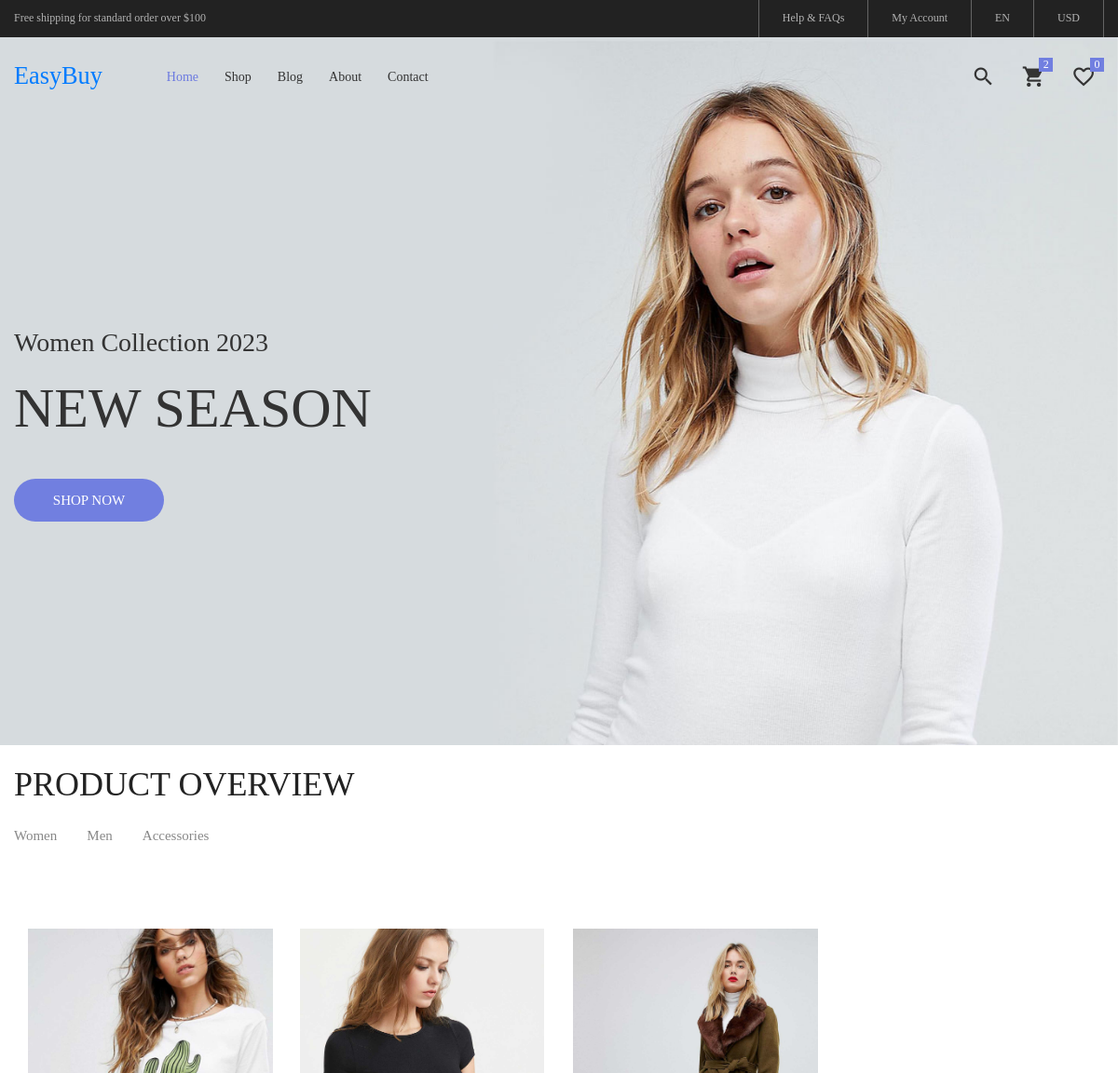
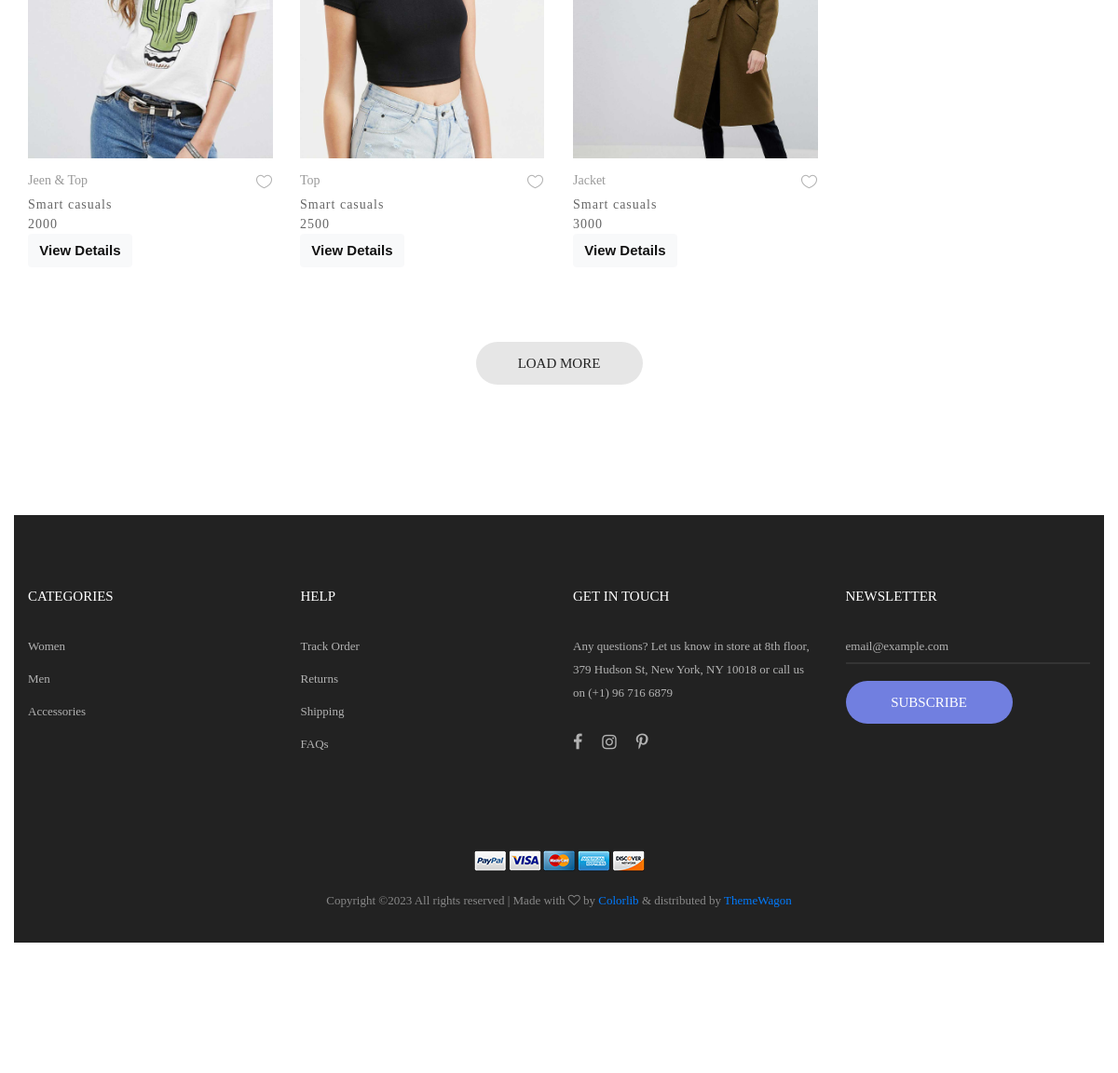
The app's page /displaycategory/Women/ with its own data (2 pictures, top to bottom).
### APP1/models.py (models this page shows)
class productdatabase(models.Model):
    CategoryName = models.CharField(max_length=50, null=True, blank=True)
    ProductName = models.CharField(max_length=50, null=True, blank=True)
    Price = models.IntegerField(null=True, blank=True)
    Description = models.CharField(max_length=500, null=True, blank=True)
    Image = models.ImageField(upload_to="profile")

### APP2/views.py (the view)
# urls.py: path('displaycategory/' ,views.displaycategory ,name='displaycategory'),
def displaycategory(request,itemCatg):
    data=categorydb.objects.all()
    da=cartdb.objects.all()
    print("===itemCatg===",itemCatg)
    catg=itemCatg.upper()
    products=productdatabase.objects.filter(CategoryName=itemCatg)
    context = {
        'products':products,
        'catg':catg,
        'data':data,
        'da':da
    }
    return render(request,'Categorydisplay.html',context)

### APP2/templates/Categorydisplay.html (shortened to what this page needs)
<!DOCTYPE html>
{% load static %}
<html lang="en">
<head>
	<link rel="stylesheet" type="text/css" href="{% static 'assets/vendor/bootstrap/css/bootstrap.min.css' %}">
	<link rel="stylesheet" type="text/css" href="{% static 'assets/fonts/font-awesome-4.7.0/css/font-awesome.min.css' %}">
	<link rel="stylesheet" type="text/css" href="{% static 'assets/fonts/iconic/css/material-design-iconic-font.min.css' %}">
	<link rel="stylesheet" type="text/css" href="{% static 'assets/fonts/linearicons-v1.0.0/icon-font.min.css' %}">
	<link rel="stylesheet" type="text/css" href="{% static 'assets/vendor/animate/animate.css' %}">
	<link rel="stylesheet" type="text/css" href="{% static 'assets/vendor/css-hamburgers/hamburgers.min.css' %}">
	<link rel="stylesheet" type="text/css" href="{% static 'assets/vendor/animsition/css/animsition.min.css' %}">
	<link rel="stylesheet" type="text/css" href="{% static 'assets/vendor/select2/select2.min.css' %}">
	<link rel="stylesheet" type="text/css" href="{% static 'assets/vendor/daterangepicker/daterangepicker.css' %}">
	<link rel="stylesheet" type="text/css" href="{% static 'assets/vendor/slick/slick.css' %}">
	<link rel="stylesheet" type="text/css" href="{% static 'assets/vendor/MagnificPopup/magnific-popup.css' %}">
	<link rel="stylesheet" type="text/css" href="{% static 'assets/vendor/perfect-scrollbar/perfect-scrollbar.css' %}">
	<link rel="stylesheet" type="text/css" href="{% static 'assets/css/util.css' %}">
	<link rel="stylesheet" type="text/css" href="{% static 'assets/css/main.css' %}">
</head>
<body class="animsition">
	<header>
		<div class="container-menu-desktop">
			<div class="top-bar">
				<div class="content-topbar flex-sb-m h-full container">
					<div class="left-top-bar">
						Free shipping for standard order over $100
					</div>
					<div class="right-top-bar flex-w h-full">
						<a href="#" class="flex-c-m trans-04 p-lr-25">
							Help & FAQs
						</a>
						<a href="#" class="flex-c-m trans-04 p-lr-25">
							My Account
						</a>
						<a href="#" class="flex-c-m trans-04 p-lr-25">
							EN
						</a>
						<a href="#" class="flex-c-m trans-04 p-lr-25">
							USD
						</a>
					</div>
				</div>
			</div>
			<div class="wrap-menu-desktop">
				<nav class="limiter-menu-desktop container">
					<a href="#" class="logo">
						<h3   style="font-family: cursive;">EasyBuy</h3>
					</a>
					<div class="menu-desktop">
						<ul class="main-menu">
							<li class="active-menu">
								<a href=" {% url 'Homepage' %}">Home</a>
							</li>
							<li>
								<a href="{% url 'Productdetails' %}">Shop</a>
							</li>
							<li>
								<a href="{% url 'Blogpage' %}">Blog</a>
							</li>
							<li>
								<a href="{% url 'Aboutpage' %}">About</a>
							</li>
							<li>
								<a href="{% url 'Contactpage' %}">Contact</a>
							</li>
						</ul>
					</div>
					<div class="wrap-icon-header flex-w flex-r-m">
						<div class="icon-header-item cl2 hov-cl1 trans-04 p-l-22 p-r-11 js-show-modal-search">
							<i class="zmdi zmdi-search"></i>
						</div>
						<div class="icon-header-item cl2 hov-cl1 trans-04 p-l-22 p-r-11 icon-header-noti js-show-cart" data-notify="2">
							<i class="zmdi zmdi-shopping-cart"></i>
						</div>
						<a href="#" class="dis-block icon-header-item cl2 hov-cl1 trans-04 p-l-22 p-r-11 icon-header-noti" data-notify="0">
							<i class="zmdi zmdi-favorite-outline"></i>
						</a>
					</div>
				</nav>
			</div>
		</div>
	</header>
	<section class="section-slide">
		<div class="wrap-slick1">
			<div class="slick1">
				<div class="item-slick1" style="background-image: url({% static 'assets/images/slide-01.jpg' %});">
					<div class="container h-full">
						<div class="flex-col-l-m h-full p-t-100 p-b-30 respon5">
							<div class="layer-slick1 animated visible-false" data-appear="fadeInDown" data-delay="0">
								<span class="ltext-101 cl2 respon2">
									Women Collection 2023
								</span>
							</div>
							<div class="layer-slick1 animated visible-false" data-appear="fadeInUp" data-delay="800">
								<h2 class="ltext-201 cl2 p-t-19 p-b-43 respon1">
									NEW SEASON
								</h2>
							</div>
							<div class="layer-slick1 animated visible-false" data-appear="zoomIn" data-delay="1600">
								<a href="{% url 'Productdetails' %}" class="flex-c-m stext-101 cl0 size-101 bg1 bor1 hov-btn1 p-lr-15 trans-04">
									Shop Now
								</a>
							</div>
						</div>
					</div>
				</div>
			</div>
		</div>
	</section>
	<section class="bg0 p-t-23 p-b-140">
		<div class="container">
			<div class="p-b-10">
				<h3 class="ltext-103 cl5">
					Product Overview
				</h3>
			</div>
			<div class="flex-w flex-sb-m p-b-52">
				<div class="flex-w flex-l-m filter-tope-group m-tb-10">
					<button class="stext-106 cl6 hov1 bor3 trans-04 m-r-32 m-tb-5" data-filter=".women">
						Women
					</button>
					<button class="stext-106 cl6 hov1 bor3 trans-04 m-r-32 m-tb-5" data-filter=".men">
						Men
					</button>
					<button class="stext-106 cl6 hov1 bor3 trans-04 m-r-32 m-tb-5" data-filter=".bag">
						Accessories
					</button>
				</div>
			</div>
<div class="bg0 m-t-23 p-b-140">
		<div class="container">
			<div class="row isotope-grid" style="position: relative; height: 1721.6px;">
					{% for i in products %}
				<div class="col-sm-6 col-md-4 col-lg-3 p-b-35 isotope-item women " >
					<div class="block2">
						<div class="block2-pic hov-img0">
							<img src="{{i.Image.url}}" alt="IMG-PRODUCT">
						</div>
						<div class="block2-txt flex-w flex-t p-t-14">
							<div class="block2-txt-child1 flex-col-l ">
								<a href="product-detail.html" class="stext-104 cl4 hov-cl1 trans-04 js-name-b2 p-b-6">
									{{i.ProductName}}
								</a>
								<span class="stext-105 cl3">
									{{i.Description}}
								</span>
								<span class="stext-105 cl3">
									{{i.Price}}
								</span>
								<form method="post" action="{% url 'displayproduct' dataid=i.id %}" enctype="multipart/form-data">
									<button type="submit"  class="btn btn-light"><b>View Details</b></button>
								</form>
							</div>
							<div class="block2-txt-child2 flex-r p-t-3">
								<a href="#" class="btn-addwish-b2 dis-block pos-relative js-addwish-b2">
									<img class="icon-heart1 dis-block trans-04" src="{% static 'assets/images/icons/icon-heart-01.png' %}" alt="ICON">
								</a>
							</div>
						</div>
					</div>
				</div>
				{% endfor %}
			</div>
			<div class="flex-c-m flex-w w-full p-t-45">
				<a href="#" class="flex-c-m stext-101 cl5 size-103 bg2 bor1 hov-btn1 p-lr-15 trans-04">
					Load More
				</a>
			</div>
		</div>
	</div>
	<footer class="bg3 p-t-75 p-b-32">
		<div class="container">
			<div class="row">
				<div class="col-sm-6 col-lg-3 p-b-50">
					<h4 class="stext-301 cl0 p-b-30">
						Categories
					</h4>
					<ul>
						<li class="p-b-10">
							<a href="#" class="stext-107 cl7 hov-cl1 trans-04">
								Women
							</a>
						</li>
						<li class="p-b-10">
							<a href="#" class="stext-107 cl7 hov-cl1 trans-04">
								Men
							</a>
						</li>
						<li class="p-b-10">
							<a href="#" class="stext-107 cl7 hov-cl1 trans-04">
								Accessories
							</a>
						</li>
					</ul>
				</div>
				<div class="col-sm-6 col-lg-3 p-b-50">
					<h4 class="stext-301 cl0 p-b-30">
						Help
					</h4>
					<ul>
						<li class="p-b-10">
							<a href="#" class="stext-107 cl7 hov-cl1 trans-04">
								Track Order
							</a>
						</li>
						<li class="p-b-10">
							<a href="#" class="stext-107 cl7 hov-cl1 trans-04">
								Returns
							</a>
						</li>
						<li class="p-b-10">
							<a href="#" class="stext-107 cl7 hov-cl1 trans-04">
								Shipping
							</a>
						</li>
						<li class="p-b-10">
							<a href="#" class="stext-107 cl7 hov-cl1 trans-04">
								FAQs
							</a>
						</li>
					</ul>
				</div>
				<div class="col-sm-6 col-lg-3 p-b-50">
					<h4 class="stext-301 cl0 p-b-30">
						GET IN TOUCH
					</h4>
					<p class="stext-107 cl7 size-201">
						Any questions? Let us know in store at 8th floor, 379 Hudson St, New York, NY 10018 or call us on (+1) 96 716 6879
					</p>
					<div class="p-t-27">
						<a href="#" class="fs-18 cl7 hov-cl1 trans-04 m-r-16">
							<i class="fa fa-facebook"></i>
						</a>
						<a href="#" class="fs-18 cl7 hov-cl1 trans-04 m-r-16">
							<i class="fa fa-instagram"></i>
						</a>
						<a href="#" class="fs-18 cl7 hov-cl1 trans-04 m-r-16">
							<i class="fa fa-pinterest-p"></i>
						</a>
					</div>
				</div>
				<div class="col-sm-6 col-lg-3 p-b-50">
					<h4 class="stext-301 cl0 p-b-30">
						Newsletter
					</h4>
					<form>
						<div class="wrap-input1 w-full p-b-4">
							<input class="input1 bg-none plh1 stext-107 cl7" type="text" name="email" placeholder="email@example.com">
						</div>
						<div class="p-t-18">
							<button class="flex-c-m stext-101 cl0 size-103 bg1 bor1 hov-btn2 p-lr-15 trans-04">
								Subscribe
							</button>
						</div>
					</form>
				</div>
			</div>
			<div class="p-t-40">
				<div class="flex-c-m flex-w p-b-18">
					<a href="#" class="m-all-1">
						<img src="{% static 'assets/images/icons/icon-pay-01.png' %}" alt="ICON-PAY">
					</a>
					<a href="#" class="m-all-1">
						<img src="{% static 'assets/images/icons/icon-pay-02.png' %}" alt="ICON-PAY">
					</a>
					<a href="#" class="m-all-1">
						<img src="{% static 'assets/images/icons/icon-pay-03.png' %}" alt="ICON-PAY">
					</a>
					<a href="#" class="m-all-1">
						<img src="{% static 'assets/images/icons/icon-pay-04.png' %}" alt="ICON-PAY">
					</a>
					<a href="#" class="m-all-1">
						<img src="{% static 'assets/images/icons/icon-pay-05.png' %}" alt="ICON-PAY">
					</a>
				</div>
				<p class="stext-107 cl6 txt-center">
Copyright &copy;<script>document.write(new Date().getFullYear());</script> All rights reserved | Made with <i class="fa fa-heart-o" aria-hidden="true"></i> by <a href="https://colorlib.com" target="_blank">Colorlib</a> &amp; distributed by <a href="https://themewagon.com" target="_blank">ThemeWagon</a>
				</p>
			</div>
		</div>
	</footer>
</body>
</html>

### records on screen
productdatabase: Image (picture), ProductName "Jeen & Top", Description "Smart casuals", Price "2000"
productdatabase: Image (picture), ProductName "Top", Description "Smart casuals", Price "2500"
productdatabase: Image (picture), ProductName "Jacket", Description "Smart casuals", Price "3000"
